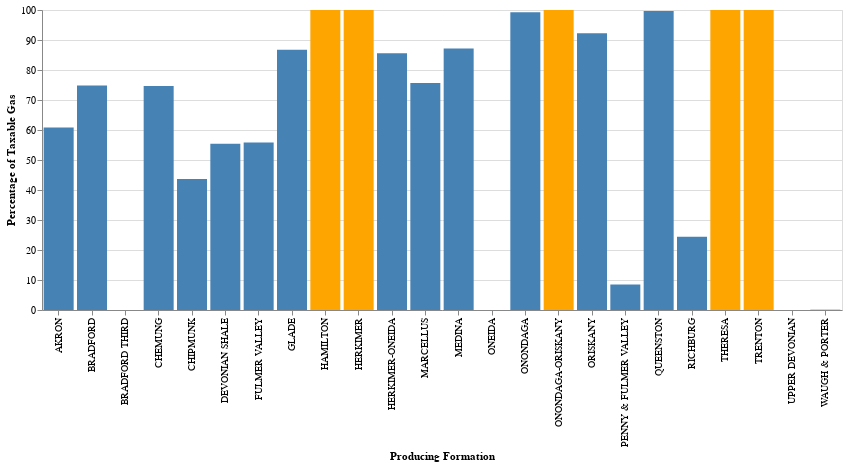

Write notebook code for a chart like this one.
### Code cell
Chart(TG_1970s).mark_bar().encode(x='Producing Formation:O', y='Percentage of Taxable Gas', 
                                  color=alt.condition(
                                  alt.datum['Percentage of Taxable Gas'] == TG_1970s['Percentage of Taxable Gas'].max(),  
                                  alt.value('orange'),   
                                  alt.value('steelblue')   
                                                     )).properties(width=800)

### Figure 1 — Vega-Lite specification as saved in the notebook (floating-point values rounded to 4 significant figures)
{"config": {"view": {"continuousWidth": 400, "continuousHeight": 300}}, "data": {"name": "data-cffbbea115d7c7c3ac7eb226d7379a59"}, "mark": "bar", "encoding": {"color": {"condition": {"value": "orange", "test": "(datum['Percentage of Taxable Gas'] === 100.0)"}, "value": "steelblue"}, "x": {"field": "Producing Formation", "type": "ordinal"}, "y": {"field": "Percentage of Taxable Gas", "type": "quantitative"}}, "width": 800, "$schema": "https://vega.github.io/schema/vega-lite/v4.17.0.json", "datasets": {"data-cffbbea115d7c7c3ac7eb226d7379a59": [{"Producing Formation": "AKRON", "Percentage of Taxable Gas": 60.87}, {"Producing Formation": "BRADFORD", "Percentage of Taxable Gas": 74.85}, {"Producing Formation": "BRADFORD THIRD", "Percentage of Taxable Gas": 0.0}, {"Producing Formation": "CHEMUNG", "Percentage of Taxable Gas": 74.68}, {"Producing Formation": "CHIPMUNK", "Percentage of Taxable Gas": 43.63}, {"Producing Formation": "DEVONIAN SHALE", "Percentage of Taxable Gas": 55.39}, {"Producing Formation": "FULMER VALLEY", "Percentage of Taxable Gas": 55.81}, {"Producing Formation": "GLADE", "Percentage of Taxable Gas": 86.78}, {"Producing Formation": "HAMILTON", "Percentage of Taxable Gas": 100.0}, {"Producing Formation": "HERKIMER", "Percentage of Taxable Gas": 100.0}, {"Producing Formation": "HERKIMER-ONEIDA", "Percentage of Taxable Gas": 85.62}, {"Producing Formation": "MARCELLUS", "Percentage of Taxable Gas": 75.65}, {"Producing Formation": "MEDINA", "Percentage of Taxable Gas": 87.14}, {"Producing Formation": "ONEIDA", "Percentage of Taxable Gas": 0.0}, {"Producing Formation": "ONONDAGA", "Percentage of Taxable Gas": 99.23}, {"Producing Formation": "ONONDAGA-ORISKANY", "Percentage of Taxable Gas": 100.0}, {"Producing Formation": "ORISKANY", "Percentage of Taxable Gas": 92.29}, {"Producing Formation": "PENNY & FULMER VALLEY", "Percentage of Taxable Gas": 8.5}, {"Producing Formation": "QUEENSTON", "Percentage of Taxable Gas": 99.69}, {"Producing Formation": "RICHBURG", "Percentage of Taxable Gas": 24.45}, {"Producing Formation": "THERESA", "Percentage of Taxable Gas": 100.0}, {"Producing Formation": "TRENTON", "Percentage of Taxable Gas": 100.0}, {"Producing Formation": "UPPER DEVONIAN", "Percentage of Taxable Gas": 0.0}, {"Producing Formation": "WAUGH & PORTER", "Percentage of Taxable Gas": 0.1}]}}
